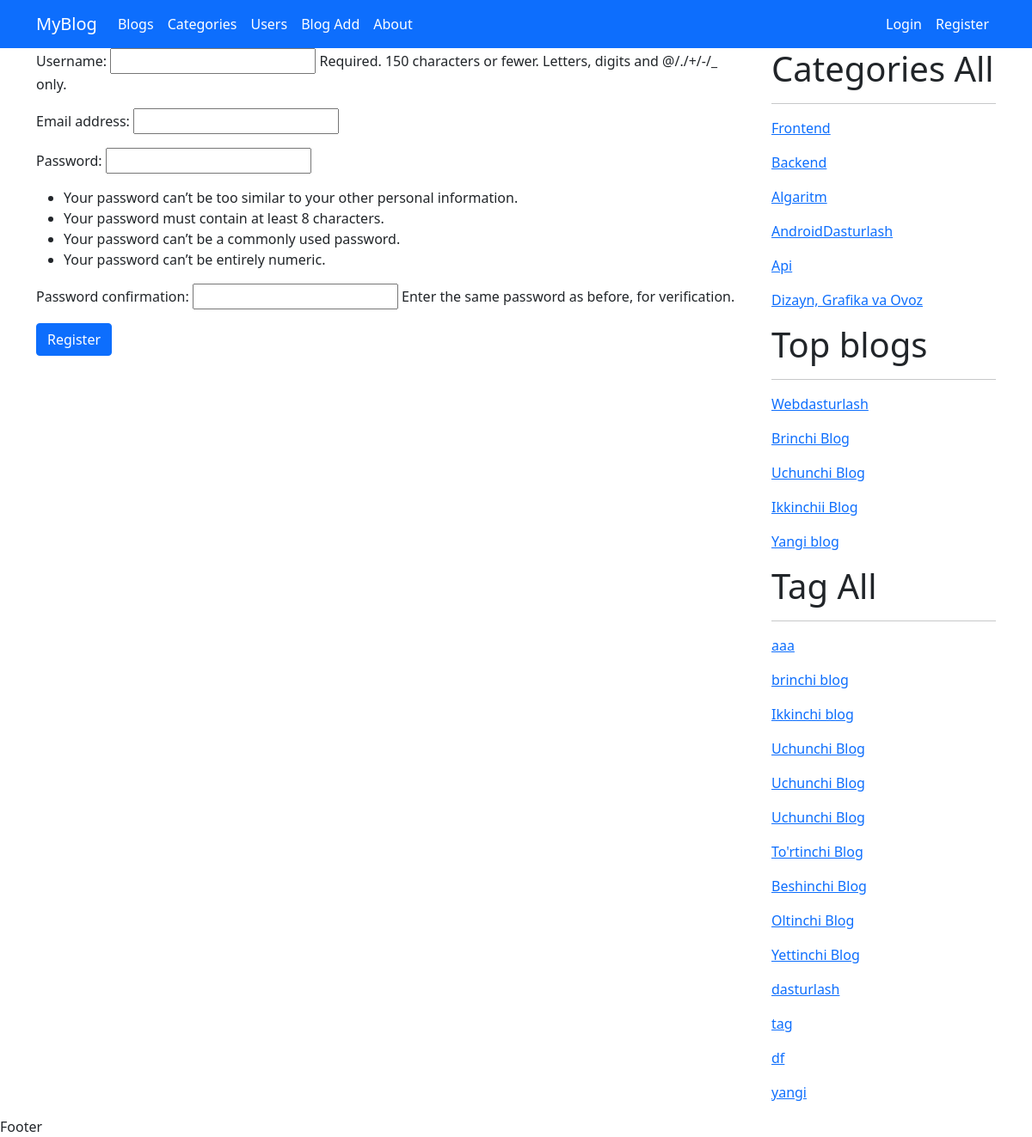
Screenshot of /register with the database file from the repository.
### myapp/models.py (models this page shows, shortened)
class Category(models.Model):
    name =models.CharField(max_length=100)
    slug = models.SlugField(max_length=100,unique=True)
    image = models.ImageField(upload_to='category/')
    description =models.TextField()

class Blog(models.Model):
    title = models.CharField(max_length=200)
    slug = models.SlugField(max_length=200, unique=True)
    description = models.TextField()
    image = models.ImageField(upload_to= 'blog/')
    created = models.DateTimeField(auto_now_add=True)
    updated =models.DateTimeField(auto_now=True)
    views = models.PositiveBigIntegerField(default=0)
    category =models.ForeignKey(Category, on_delete=models.SET_NULL,null=True)
    user = models.ForeignKey(User, on_delete=models.SET_NULL, null= True)
    tags = models.ManyToManyField(Tag)

class Tag(models.Model):
    name = models.CharField(max_length=50)
    slug = models.SlugField(max_length=50)

### myapp/views.py (the view)
# urls.py: path('register', register, name='register'),
def register(request):
    if request.method == 'POST':
        form = RegisterForm(request.POST)
        if form.is_valid():
            form.save()
            username = form.cleaned_data.get('username')
            password = form.cleaned_data.get('password1')
            user = authenticate(username=username, password=password)
            login(request, user)
            return redirect('home')
    else:
        form = RegisterForm()
    context = {
        'form': form
    }
    return render(request, 'register.html', context)

### myapp/forms.py
class RegisterForm(UserCreationForm):
    class Meta:
        model = User
        fields = ['username', 'email', 'password1', 'password2']

### myapp/context_processors.py (called while the page is built)
def category(request):
    categories = Category.objects.all()
    return {'categories':categories}

def tag(request):
    tags =Tag.objects.all()
    return {'tags':tags}

def top_blogs(request):
    top_blogs= Blog.objects.all().order_by('-views')[:5]
    return {'top_blogs':top_blogs}

### templates/register.html (shortened to what this page needs)
{% extends 'base.html' %}
{% block content %}
<form method="post">
    {{form.as_p}}
    <button type="submit" class="btn btn-primary">Register</button>
</form>
{% endblock%}

### templates/base.html (shortened to what this page needs)
<!DOCTYPE html>
<html lang="en">
<head>
    {% load static %}
    <link rel="stylesheet" href="{% static 'css/bootstrap.min.css' %}">
</head>
<body>
<header>
    <nav class="navbar navbar-expand-lg navbar-dark bg-primary">
  <div class="container">
    <a class="navbar-brand" href="#">MyBlog</a>
    <div class="collapse navbar-collapse" id="navbarSupportedContent">
      <ul class="navbar-nav me-auto mb-2 mb-lg-0">
        <li class="nav-item">
          <a class="nav-link active" aria-current="page" href="{% url 'home' %}">Blogs</a>
        </li>
        <li class="nav-item">
          <a class="nav-link active" href="{% url 'category_list' %}">Categories</a>
        </li>
        <li class="nav-item">
          <a href="{% url 'users' %}" class="nav-link active">Users</a>
        </li>
          <li class="nav-item">
          <a  href={% url 'blog_create' %} class="nav-link active">Blog Add</a>
        </li>
          <li class="nav-item">
          <a class="nav-link active">About</a>
        </li>
      </ul>
      <ul class="navbar-nav  mb-2 mb-lg-0">
          {% if user.is_authenticated %}
          <li class="nav-item">
            <a class="nav-link active">{{ user.username }}</a>
        </li>
          <li class="nav-item">
            <a href="{% url 'logout_page' %}" class="nav-link active">Chiqish</a>
        </li>
          {% else %}
        <li class="nav-item">
          <a  href="{% url 'login_page' %}" class="nav-link active">Login</a>
        </li>
          <li class="nav-item">
          <a href="{% url 'register' %}" class="nav-link active">Register</a>
        </li>
      </ul>
          {% endif %}
    </div>
  </div>
</nav>
</header>
<div class="container">
<div class="row">
    <div class="col-lg-9">
        {% block content %}
        {% endblock %}
    </div>
    <div class="col-lg-3">
        <h1>Categories All</h1>
        <hr>
        {% for category in categories %}
            <p><a href="{% url 'category_blogs' category.slug %}">{{ category.name }}</a></p>
        {% endfor %}
    <h1> Top blogs</h1>
    <hr>
        {% for tb in top_blogs %}
        <p><a href="{% url 'blog_detail' tb.slug %}">{{ tb.title }}</a></p>
        {% endfor %}
        <h1>Tag All</h1>
        <hr>
       {% for tag in tags %}
            <p><a href="{% url 'tag_blogs' tag.slug %}">{{ tag.name }}</a></p>
        {% endfor %}
    </div>
</div>
</div>
<footer>
    Footer
</footer>
</body>
</html>

### rows the page displays
Category: name "Frontend"
Category: name "Backend"
Category: name "Algaritm"
Category: name "AndroidDasturlash"
Category: name "Api"
Category: name "Dizayn, Grafika va Ovoz"
Blog: title "Webdasturlash"
Blog: title "Brinchi Blog"
Blog: title "Uchunchi Blog"
Blog: title "Ikkinchii Blog"
Blog: title "Yangi blog"
Tag: name "aaa"
Tag: name "brinchi blog"
Tag: name "Ikkinchi blog"
Tag: name "Uchunchi Blog"
Tag: name "Uchunchi Blog"
Tag: name "Uchunchi Blog"
Tag: name "To'rtinchi Blog"
Tag: name "Beshinchi Blog"
Tag: name "Oltinchi Blog"
Tag: name "Yettinchi Blog"
Tag: name "dasturlash"
Tag: name "tag"
Tag: name "df"
Tag: name "yangi"
